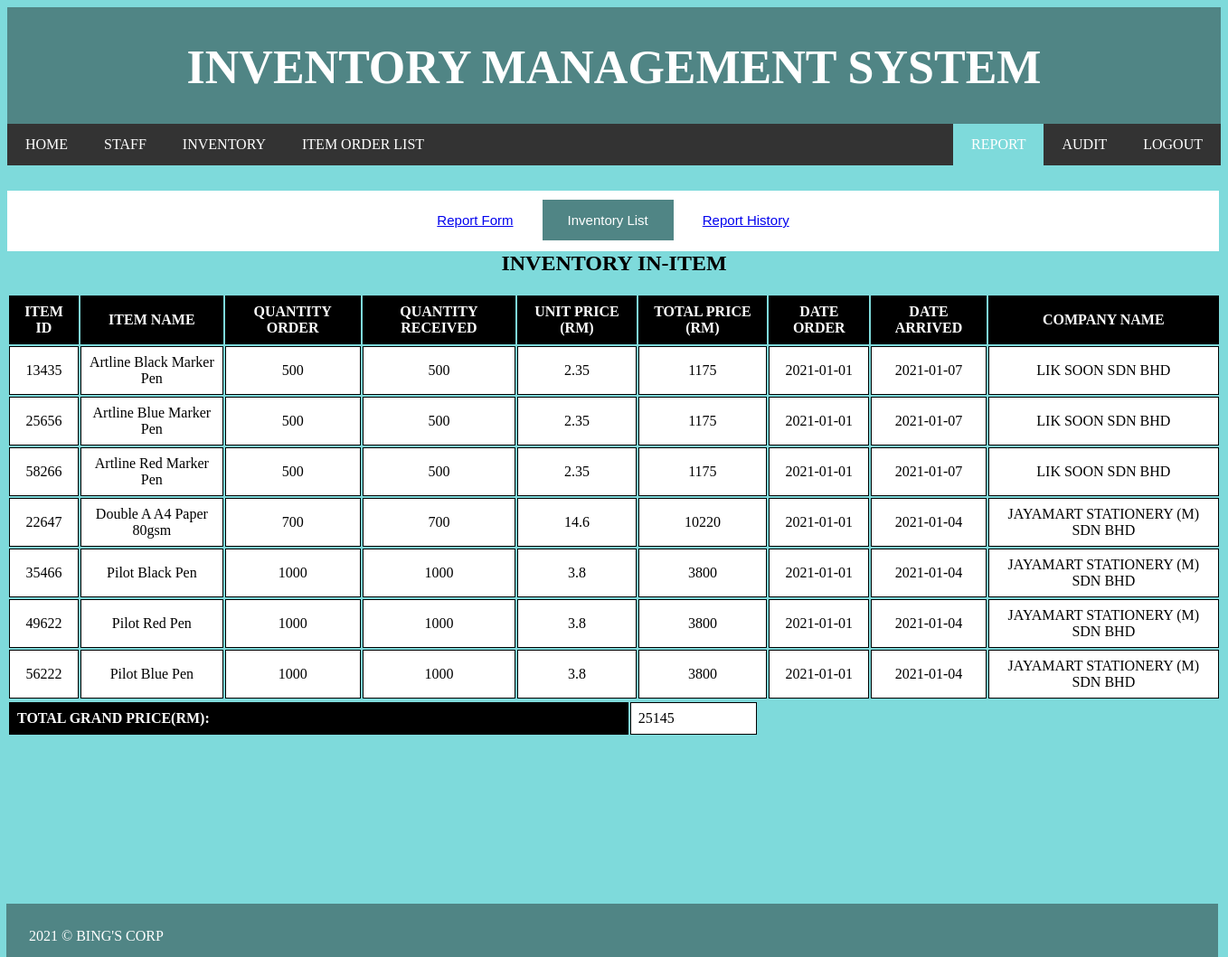
Page /ApplicationLayer/GenerateReport/InventoryInItem.php on the committed database.
### tables this page shows
CREATE TABLE `inventory` (
  `ItemID` int(11) NOT NULL,
  `itemName` varchar(100) NOT NULL,
  `qtorder` int(11) NOT NULL,
  `qtreceived` int(11) NOT NULL,
  `unitPrice` double NOT NULL,
  `location` varchar(50) NOT NULL,
  `dateOrder` date NOT NULL,
  `dateArrived` date NOT NULL,
  `companyName` varchar(100) NOT NULL,
  `companyAddress` varchar(200) NOT NULL,
  `senderName` varchar(100) NOT NULL,
  `truckPlateNo` varchar(50) NOT NULL
);

### ApplicationLayer/GenerateReport/InventoryInItem.php (the view, shortened to what this page needs)
<!DOCTYPE html>
<html>
<head>
	<form action="" method="post">
	<div class="header" >
	<h1 >INVENTORY MANAGEMENT SYSTEM</h1>
	</div>
	<body>
<ul>
 <li><a href="http://localhost/ivms/login/Admin%20login/h.php">HOME</a></li>
  <li><a href="http://localhost/IVMS/ApplicationLayer/ManageStaffInformation/myInfo.php">STAFF</a></li>
  <li><a href="http://localhost/IVMS/ApplicationLayer/ManageInventory/In_Item.php">INVENTORY</a></li>
  <li><a href="http://localhost/IVMS/ApplicationLayer/ManageItemOrderList/Item%20Order%20List%20Home.php">ITEM ORDER LIST</a></li>
  <li style="float:right"><a href="http://localhost/ivms/login/">LOGOUT</a></li>
  <li style="float:right"><a href="http://localhost/IVMS/ApplicationLayer/Audit%20Report/auditlist.php">AUDIT</a></li>
  <li style="float:right"><a class="activeNav" href="http://localhost/IVMS/ApplicationLayer/GenerateReport/GenerateReport.php">REPORT</a></li>
  </ul>
	<br>
		<form action="" method="post">
		<div class="column1">
      <div>
        <center>
          <button class="btn success"><a href="GenerateReport.php">Report Form</a></button>
          <button class="btn active">Inventory List</button>
          <button class="btn success"><a href="ViewReportHistory.php">Report History</a></button>
          </center>
          <br><br>
      </div>
    </div>
	<table>
				<br><br>
				<br><h2 style="text-align: center;">INVENTORY IN-ITEM</h2>
				<th>ITEM ID</th>
				<th>ITEM NAME</th>
				<th>QUANTITY ORDER</th>
				<th>QUANTITY RECEIVED</th>
				<th>UNIT PRICE (RM)</th>
				<th>TOTAL PRICE (RM)</th>
				<th>DATE ORDER</th>
				<th>DATE ARRIVED</th>
				<th>COMPANY NAME</th>
			<?php
$connection = mysqli_connect("localhost","root","","myDatabase");
			$retrive = mysqli_query($connection, "SELECT ItemID, itemName, qtorder, qtreceived, unitPrice, qtreceived * unitPrice as total, dateOrder,
                        dateArrived, companyName FROM inventory ORDER BY dateArrived DESC");
?>
			<?php
                while($row = mysqli_fetch_array($retrive))
                {
            ?>
                    <tr>
                    <td><?= $row['ItemID'];?></td>
                    <td><?= $row['itemName'];?></td>
					<td><?= $row['qtorder'];?></td>
                    <td><?= $row['qtreceived'];?></td>
					<td><?= $row['unitPrice'];?></td>
                    <td><?= $row['total'];?></td>
                    <td><?= $row['dateOrder'];?></td>
					<td><?= $row['dateArrived'];?></td>
                    <td><?= $row['companyName'];?></td>
                    </tr>
                <?php
                }
                ?>
            </table>
            <?php
$connection = mysqli_connect("localhost","root","","myDatabase");
			$retrive = mysqli_query($connection, "SELECT SUM(qtreceived * unitPrice) as TotalGrandPrice FROM inventory");
?>
			<?php
                while($row = mysqli_fetch_array($retrive))
                {
            ?>
            <table>
            <tr>
				<th colspan="4" style="text-align:center; padding-right: 462px">TOTAL GRAND PRICE(RM):</th>
            	<td colspan="5" style="text-align:right; padding-right: 90px"><?= $row['TotalGrandPrice'];?></td>
        	</tr>
                <?php
                }
                ?>
            </table>
        </form>
</form>
<div class="footer">
<p style="color:white;margin-top:25px;">2021 &#169; BING'S CORP</p>
</div>
</body>
</html>

### ApplicationLayer/GenerateReport/InventoryInItem.php (style rules this page uses)
td { border: 1px solid black; border-collapse: collapse; text-align: center; padding: 8px; background-color: white; }
th { border: 1px solid black; border-collapse: collapse; text-align: center; padding: 8px; background:black; color: white; }
ul { list-style-type: none; margin: 0; padding: 0; overflow: hidden; background-color: #333; font-family: cooper black; }
li { float: left; }
li a { display: block; color: white; text-align: center; padding: 14px 20px; text-decoration: none; }
.activeNav { background-color: #7EDADB; }
body { background-color: #7EDADB; }
.header { color:white; font-family:Stencil; font-size: 26px; text-align: center; background-color: #508585; height: 120px; padding: 2px 25px 7px; }
.footer { position: absolute; background-color: #508585; height: 50px; width:1290px; padding: 2px 25px 7px; top: 1000px; left: 7px; }
h2 { font-family: Myriad Pro Light; }
.column1 { background-color: white; margin-left: 0px; margin-right: 5px; margin-top: 10px; float: left; width:1290px; padding: 10px 25px 7px; height: 50px; }
.btn { border: none; background-color: inherit; padding: 14px 28px; font-size: 15px; cursor: pointer; display: inline-block; }
.active, .btn:hover { background-color: #508585; color: white; }

### rows in the picture
inventory: ItemID "13435", itemName "Artline Black Marker Pen", qtorder "500", qtreceived "500", unitPrice "2.35", total "1175", dateOrder "2021-01-01", dateArrived "2021-01-07", companyName "LIK SOON SDN BHD"
inventory: ItemID "25656", itemName "Artline Blue Marker Pen", qtorder "500", qtreceived "500", unitPrice "2.35", total "1175", dateOrder "2021-01-01", dateArrived "2021-01-07", companyName "LIK SOON SDN BHD"
inventory: ItemID "58266", itemName "Artline Red Marker Pen", qtorder "500", qtreceived "500", unitPrice "2.35", total "1175", dateOrder "2021-01-01", dateArrived "2021-01-07", companyName "LIK SOON SDN BHD"
inventory: ItemID "22647", itemName "Double A A4 Paper 80gsm", qtorder "700", qtreceived "700", unitPrice "14.6", total "10220", dateOrder "2021-01-01", dateArrived "2021-01-04", companyName "JAYAMART STATIONERY (M) SDN BHD"
inventory: ItemID "35466", itemName "Pilot Black Pen", qtorder "1000", qtreceived "1000", unitPrice "3.8", total "3800", dateOrder "2021-01-01", dateArrived "2021-01-04", companyName "JAYAMART STATIONERY (M) SDN BHD"
inventory: ItemID "49622", itemName "Pilot Red Pen", qtorder "1000", qtreceived "1000", unitPrice "3.8", total "3800", dateOrder "2021-01-01", dateArrived "2021-01-04", companyName "JAYAMART STATIONERY (M) SDN BHD"
inventory: ItemID "56222", itemName "Pilot Blue Pen", qtorder "1000", qtreceived "1000", unitPrice "3.8", total "3800", dateOrder "2021-01-01", dateArrived "2021-01-04", companyName "JAYAMART STATIONERY (M) SDN BHD"

### other values in the picture
$row['TotalGrandPrice'] "25145"
